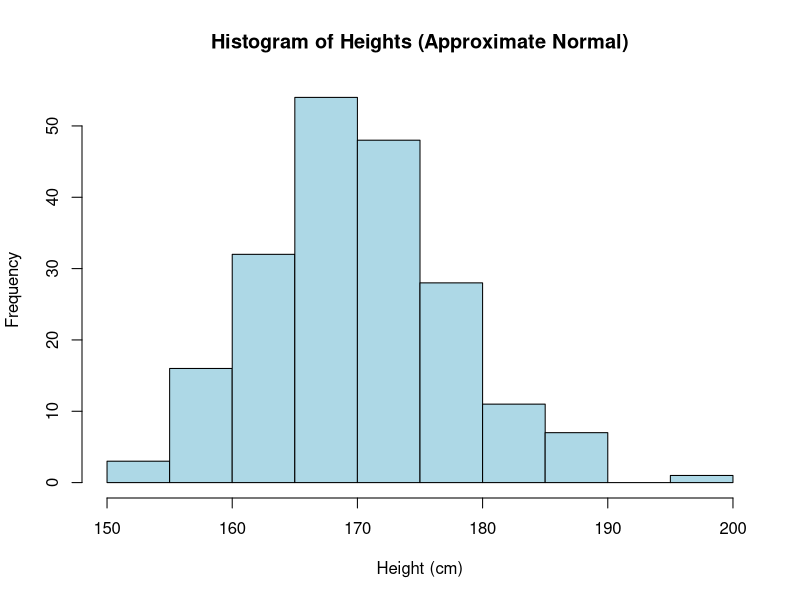
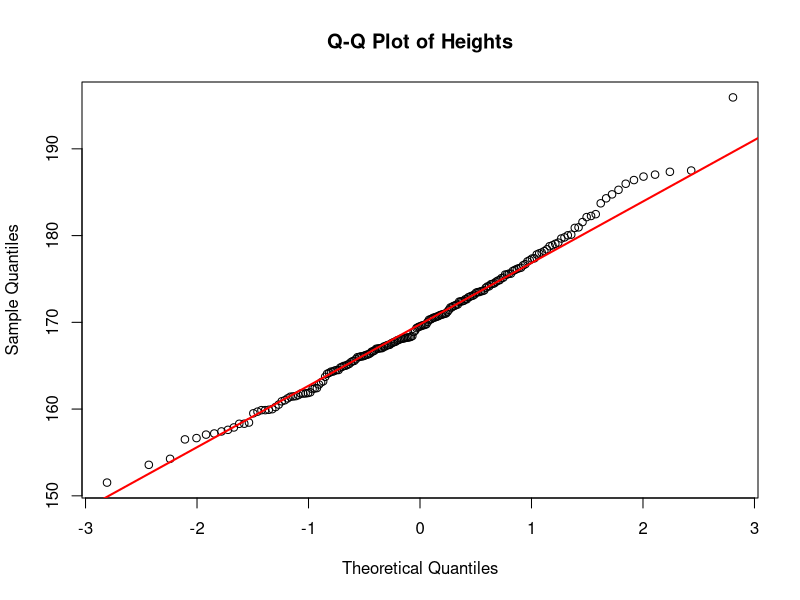
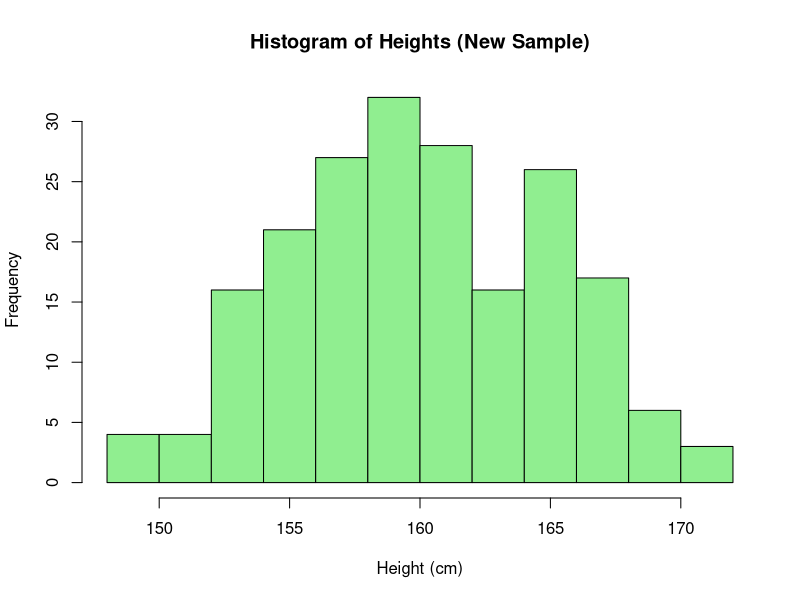
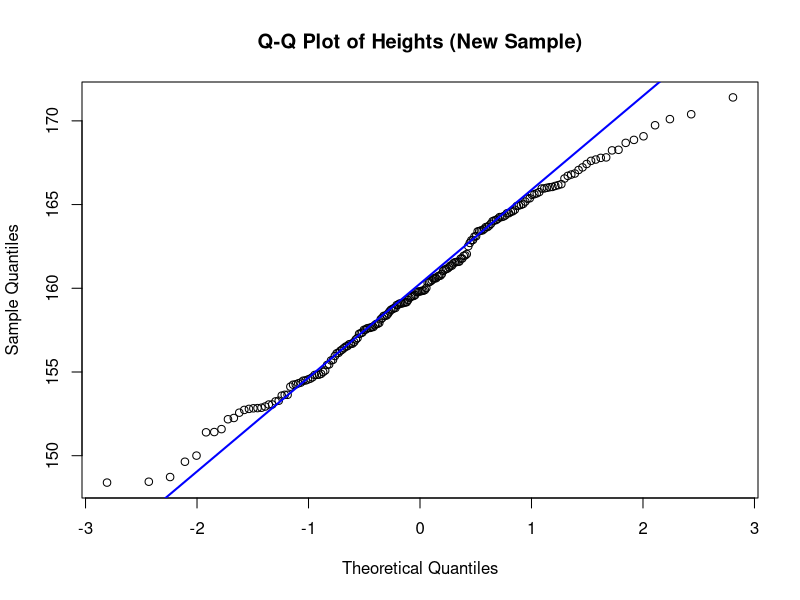

Write R code to recreate these figures, in order.
## ---- chunk 1

# Generate the sample of heights
set.seed(123) # Ensures reproducibility
heights <- rnorm(200, mean = 170, sd = 8)

# Display the Histogram
hist(heights,
breaks = 15,
main = "Histogram of Heights (Approximate Normal)",
xlab = "Height (cm)",
col = "lightblue",
border = "black")

# Display the Q-Q Plot
qqnorm(heights,
main = "Q-Q Plot of Heights")
qqline(heights, col = "red", lwd = 2)
## ---- chunk 2

# Generate new sample
set.seed(456) # New seed to vary the data
new_heights <- rnorm(200, mean = 160, sd = 5)

# Histogram
hist(new_heights,
breaks = 15,
main = "Histogram of Heights (New Sample)",
xlab = "Height (cm)",
col = "lightgreen",
border = "black")

# Q-Q Plot
qqnorm(new_heights,
main = "Q-Q Plot of Heights (New Sample)")
qqline(new_heights, col = "blue", lwd = 2)
